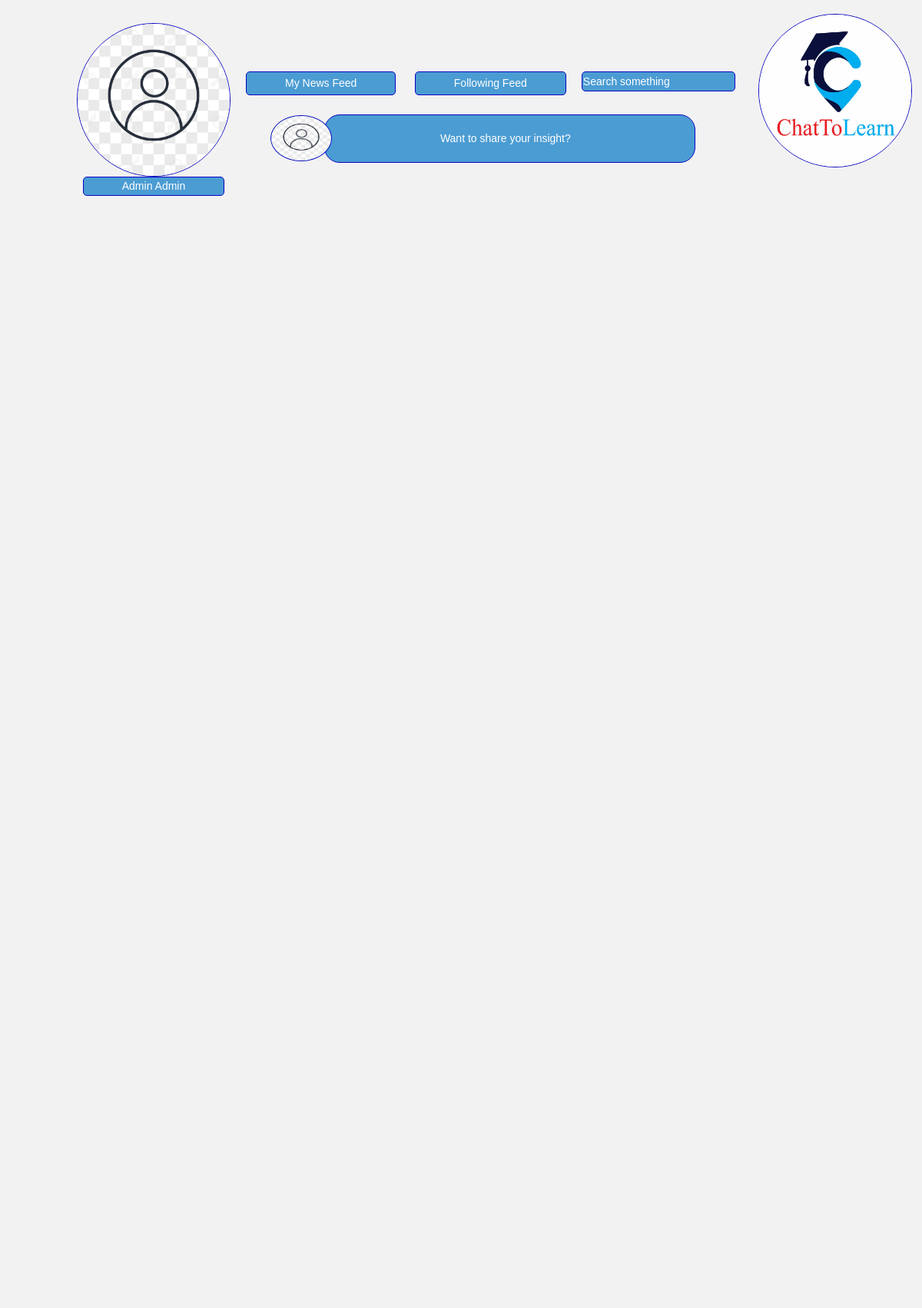
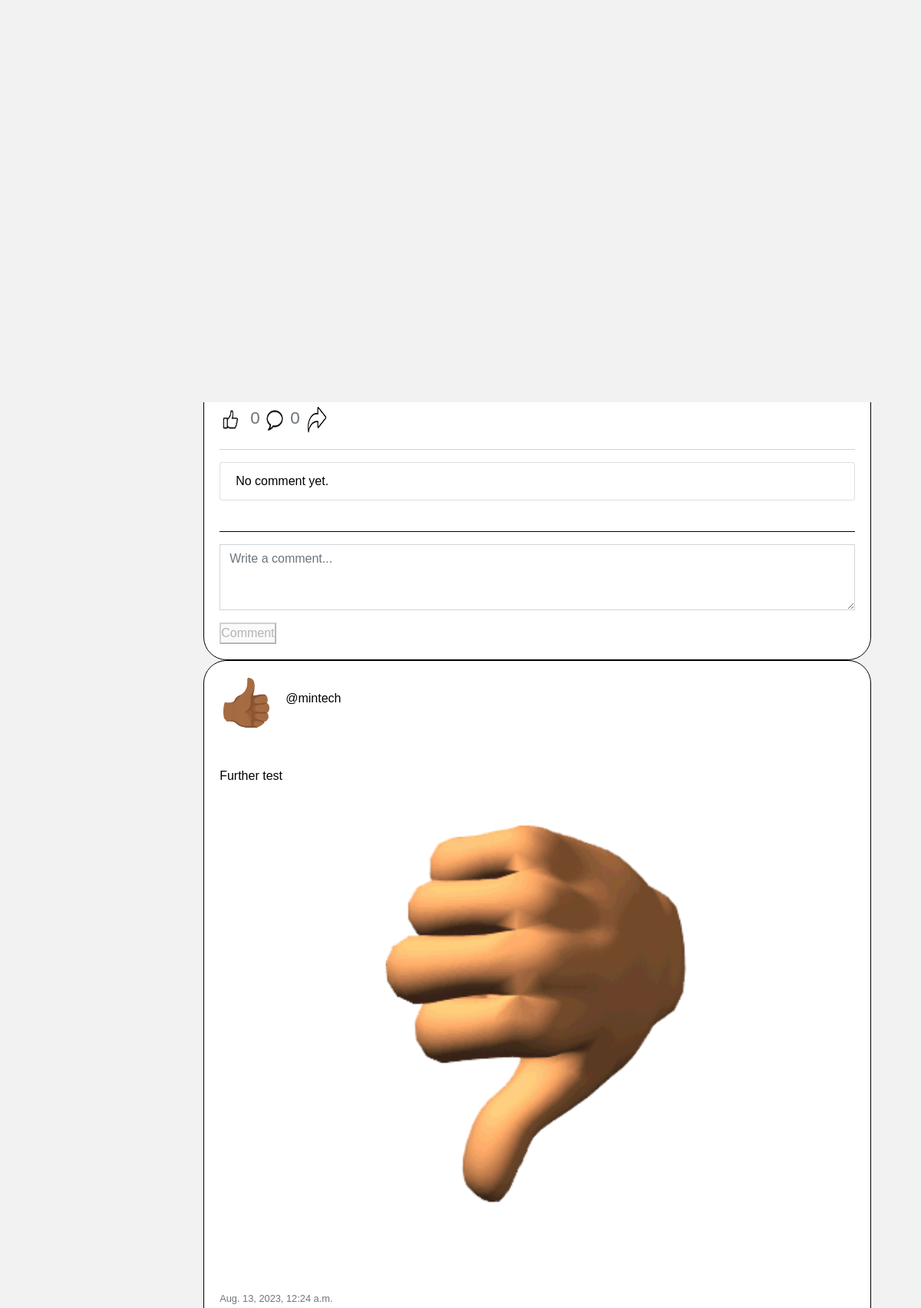
The page /following (signed in, upper part) on the database its author committed (2 pictures, top to bottom).
### minsocial/models.py (models this page shows, shortened)
class User(AbstractUser):
    profile_pics = models.ImageField(upload_to='profile_pics/', null=True, blank=True)
    phone_number = models.CharField(max_length=20, null=True, blank=True)
    about = models.TextField(null=True, blank=True)

class Post(models.Model):
    user = models.ForeignKey(User, on_delete=models.CASCADE, blank=True, null=True, related_name="post_user")
    postContent = models.TextField(blank=True)
    timestamp = models.DateTimeField(auto_now_add=True)

class PostImage(models.Model):
    postContent = models.ForeignKey(Post, on_delete=models.CASCADE, related_name="post_images")
    post_image = models.ImageField(upload_to='post_image/', null=True, blank=True)

### minsocial/views.py (the view)
# urls.py: path("following", views.following, name="following"),
@login_required
def following(request):
    if not request.user.is_authenticated:
        return render(request, "network/error.html")
    current_user = User.objects.get(pk=request.user.id)
    following = Follow.objects.filter(following=current_user)
    followingPosts = Post.objects.filter(user__in=[f.follower for f in following]).order_by('-timestamp')
    paginator = Paginator(followingPosts, 20)  # Show 20 contacts per page.
    page_number = request.GET.get('page')
    page_post = paginator.get_page(page_number)
    return render(request, "network/following.html", {
        "page_post": page_post
    })

### minsocial/templatetags/my_filters.py (called while the page is built)
@register.filter
def split_paragraphs(value):
    return value.split('\n')

### minsocial/templates/network/following.html (shortened to what this page needs)
{% extends "network/layout.html" %}
{% load custom_tags %}
{% load my_filters %}
{% load static %}
{% block body %}
{% include 'network/sidebar.html' %}
<div class="content">
  <div class="post">
<br>
  <div class="horizontal-container">
Posts from users you follow... <label style="margin-top: 15px;" class="switch">
</div>
<br>
<br>
<div id="posts">
  {% for posts in page_post %}
  <section>
    <div>
      <div class="card">
        <div class="card-body">
          <div class="d-flex align-items-center">
            {% if posts.user.profile_pics %}
              <a href="{% url 'profile' user_id=posts.user.id %}">
                <img src="{{ posts.user.profile_pics.url }}" class="rounded-circle" width="70" height="70">
              </a>
            {% else %}
              <a href="{% url 'profile' user_id=posts.user.id %}">
                <img src="/media/post_image/hand.gif" class="rounded-circle" width="70" height="70">
              </a>
            {% endif %}
            <div class="ml-3">
              <p class="mb-0">
                <p>@{{posts.user.username}}</p>
              </p>
            </div>
          </div>
          <br>
          <br>
          <div class="card-text" id="content_{{ posts.id }}">
            {% for paragraph in posts.postContent|split_paragraphs|slice:":5" %}
              <p>{{ paragraph|urlize }}</p>
            {% endfor %}
            {% if posts.post_images.all %}
            <div id="carouselExampleIndicators" class="carousel slide" data-ride="carousel">
              <ol class="carousel-indicators">
                {% for image in posts.post_images.all %}
                  <li data-target="#carouselExampleIndicators" data-slide-to="{{ forloop.counter0 }}" {% if forloop.first %}class="active"{% endif %}></li>
                {% endfor %}
              </ol>
              <div class="carousel-inner">
                {% for image in posts.post_images.all %}
                  <div class="carousel-item {% if forloop.first %}active{% endif %}">
                    <img class="d-block w-100" src="{{ image.post_image.url }}" alt="Post Image">
                  </div>
                {% endfor %}
              </div>
              <a class="carousel-control-prev" href="#carouselExampleIndicators" role="button" data-slide="prev">
                <span class="carousel-control-prev-icon" aria-hidden="true"></span>
              </a>
              <a class="carousel-control-next" href="#carouselExampleIndicators" role="button" data-slide="next">
                <span class="carousel-control-next-icon" aria-hidden="true"></span>
              </a>
            </div>
            {% endif %}
        </div>
        <p class="card-text"><small class="text-muted">{{ posts.timestamp }}</small></p>
        {% include 'network/likes.html' %}
        <hr style="border-color: #FFCF70;">
        {% include 'network/comments.html' %}
      </div>
    </div>
  </div>
  </section>
{% endfor %}
</div>
{% include "network/share.html" %}
  </div>
</div>
{% endblock %}

### minsocial/templates/network/sidebar.html (shortened to what this page needs)
{% if user.is_authenticated %}
    <div class="head-shot">
    </div>
    {% endif %}
<div class="index-container">
    <div class="profile-container">
        {% if user.profile_pics %}
            <a href="{% url 'profile' user_id=user.id %}">
                <img src="{{ user.profile_pics.url }}" class="index-circle-image">
            </a>
        {% else %}
            <a href="{% url 'profile' user_id=user.id %}">
                <img src="/media/post_image/nodp.jpg" class="index-circle-image">
            </a>
        {% endif %}
        <button class="profile-button">{{ user.first_name }} {{user.last_name}}</button>
    </div>
    <div class="button-container">
      <div class="feed-and-search-button">
        <div class="feed-buttons">
            <button class="feed-button">My News Feed</button>
            <button class="feed-button">Following Feed</button>
        </div>
        <div class="search-form">
            <form action="{% url 'search' %}" method="get">
                <input style="padding: 0.5%;" class="feed-button" type="text" name="q" placeholder="Search something" />
            </form>
        </div>
    </div>
        <div class="share-thought">
            {% if user.profile_pics %}
            <a href="{% url 'profile' user_id=user.id %}">
                <img src="{{ user.profile_pics.url }}" class="index-post-circle-image">
            </a>
        {% else %}
            <a href="{% url 'profile' user_id=user.id %}">
                <img src="/media/post_image/nodp.jpg" class="index-post-circle-image">
            </a>
        {% endif %}
            <input type="text" id="create-post-field" placeholder="Want to share your insight?" onclick="openModal()">
        </div>
    </div>
    <div class="chatlogo-container">
        <img src="media/post_image/chatlogo.jpg" alt="Chat Logo" class="index-circle-image">
    </div>
</div>
    <div class="container">
        <div class="nav-item">
            <button id="menu-link" class="nav-link menu-link">Open Menu</button>
        </div>

### minsocial/templates/network/likes.html (shortened to what this page needs)
{% load custom_tags %}
{% load my_filters %}
{% load static %}
<div class="horizontal-container">
  <div class="">
    <button class="like-btn" data-post-id="{{ posts.id }}" style="background: none; border: none; padding: 0; width: 30px; height: 40px;">
      <img src="/media/post_image/black.png" width="100%" height="100%" alt="reaction-button" title="reaction">
    </button>
  </div>
  {% with total_count=posts.postLove.count|add:posts.postHaha.count|add:posts.postSad.count|add:posts.postShock.count|add:posts.post_like.count %}
  <h3 onclick="opensModal('{{ posts.id }}')">
    <small class="text-muted" style="color: black;">{{ total_count }}</small>
    <button style="background: none; border: none; padding: 0; width: 24px; height: 35px;">
      <img src="/media/post_image/com.png" width="100%" height="100%" alt="Comment" title="Comment">
    </button>
     <small class="text-muted">{{ posts.postComment.count }}</small>
  </h3>
  <button style="background: none; border: none; padding: 0; width: 24px; height: 35px;" onclick="shareFile('https:\//mintechy.pythonanywhere.com/group_post_content/{{ posts.id }}')">
    <img src="/media/post_image/shareblack.png" width="100%" height="100%" alt="Share" title="Share">
  </button>
{% endwith %}
</div>

### minsocial/templates/network/comments.html (shortened to what this page needs)
{% load custom_tags %}
{% load my_filters %}
{% load static %}
<ul class="list-group">
    {% for comment in posts.postComment.all|slice:":3" %}
      <li class="list-group-item">
        {% if request.user == comment.author or request.user == posts.user %}
        <button class="delete-comment" data-comment-id="{{ comment.id }}">Delete</button>
        {% endif %}
        {% if comment.author.profile_pics %}
        <a href="{% url 'profile' user_id=comment.author.id %}">
          <img src="{{ comment.author.profile_pics.url }}" class="rounded-circle" width="70" height="70">
        </a>
        {% else %}
        <a href="{% url 'profile' user_id=comment.author.id %}">
        </a>
        {% endif %}
        <strong><a href="{% url 'profile' user_id=comment.author.id %}"><span style="color: black;">@{{ comment.author.username }}</span></a> <span style="color: black;"> wrote:</span></strong>
        <div class="card-text" id="content_{{ comment.id }}">
          {% for paragraph in comment.message|split_paragraphs|slice:":3" %}
            <p style="color: black;">{{ paragraph|urlize }}</p>
          {% endfor %}
        </div>
      </li>
    {% empty %}
      <li class="list-group-item" style="color: black;">No comment yet.</li>
    {% endfor %}
  </ul>
  <br>
  <hr style="border-color: black;">
        {% if user.is_authenticated %}
        <form action="{% url 'addComment' post_id=posts.id %}" method="POST">
          <div class="form-group">
            <span class="comment-field">
            <textarea type="text" id="new-comment" name="newComment" class="form-control rounded-0 shadow-none" rows="3" placeholder="Write a comment..."></textarea>
          </span>
          </div>
            <span class="btn-comment">
            <button class="submit-button" type="submit" id="comment-btn">
              Comment
            </button>
          </span>
        </form>
        {% endif %}

### minsocial/static/network/styles.css (style rules this page uses)
body { font-family: Arial, sans-serif; margin: 0; padding: 0; z-index: 2000; background-color: #f2f2f2; }
.search-form { margin-bottom: 20px; }
.search-form input[type="text"] { padding: 5px; width: 200px; }
* { margin: 0; padding: 0; box-sizing: border-box; }
.card { background-color: white; color: black; border-color: black; border-radius: 30px; }
.switch { position: relative; display: inline-block; width: 60px; height: 34px; }
@media screen and (min-width: 769px) { .index-container { margin: 0 ; } }
.card-body { color: black }
.container { margin-bottom: 20px; }
.horizontal-container { display: flex; align-items: center; gap: 10px; }
.carousel-item img { max-width: 100%; max-height: 80vh; width: auto; height: auto; margin: 0 auto; object-fit: contain; }
@media (min-width: 992px) { .carousel-item img { max-width: 70%; margin: 0 auto; } }
.index-container { position: fixed; display: flex; z-index: 1000; margin-top: 30px; align-items: center; margin-left: 400px; }
.head-shot { z-index: 1000; background-color: #f2f2f2; position: fixed; top: 0; left: 0; width: 100%; height: 40%; }
.profile-container { display: flex; flex-direction: column; align-items: center; margin-left: -300px; }
.button-container { display: flex; flex-direction: column; align-items: center; margin-top: 20px; }
.chatlogo-container { margin-top: -50px; margin-left: 30px; }
.index-circle-image { width: 200px; height: 200px; border: 0.5px solid #0805c1; border-radius: 50%; overflow: hidden; }
.profile-button { background-color: #4B9CD3; border: 0.5px solid #0805c1; border-radius: 5px; padding: 1px 50px; color: white; font-size: 14px; font-family: Arial, sans-serif; }
.share-thought { display: flex; align-items: center; margin-top: 10px; position: relative; }
.index-post-circle-image { width: 80px; height: 60px; border: 0.5px solid #0805c1; border-radius: 50%; overflow: hidden; background-color: #4B9CD3; padding: 0; margin-right: -10px; position: relative; z-index: 2; }
#create-post-field { background-color: #4B9CD3; border: 0.5px solid #0805c1; border-radius: 20px; padding: 20px 150px; font-size: 14px; font-family: Arial, sans-serif; margin: 0; position: relative; z-index: 1; }
#create-post-field::placeholder { color: white; }
.feed-button::placeholder { color: white; }
.feed-button, .search-button, .thought-button { background-color: #4B9CD3; border: 0.5px solid #0805c1; cursor: pointer; color: white; border-radius: 5px; padding: 4px 50px; margin-left: 20px; font-size: 14px; font-family: Arial, sans-serif; }
.feed-and-search-button { display: flex; }
.feed-buttons { flex: 6; }
.search-form { flex: 2; }
a { color: inherit; text-decoration: none; }
.container { display: flex; }
.content { flex: 1; margin-top: 22%; padding: 10px; box-sizing: border-box; margin-left: 120px; width: 200%; }
.post { padding: 10px; margin-bottom: 20px; }
.menu-link { cursor: pointer; margin-top: 280px; background-color: #4B9CD3; border: 0.5px solid #0805c1; cursor: pointer; color: white; border-radius: 5px; padding: 4px 50px; margin-left: -95px; font-size: 14px; font-family: Arial, sans-serif; }

### rows shown on the page
User: first_name "Admin", last_name "Admin"
Post: postLove "0", postComment.count "0"
Post: user.username "mintech", postContent "Further test", timestamp "Aug. 13, 2023, 12:24 a.m."
PostImage: post_image (picture)
